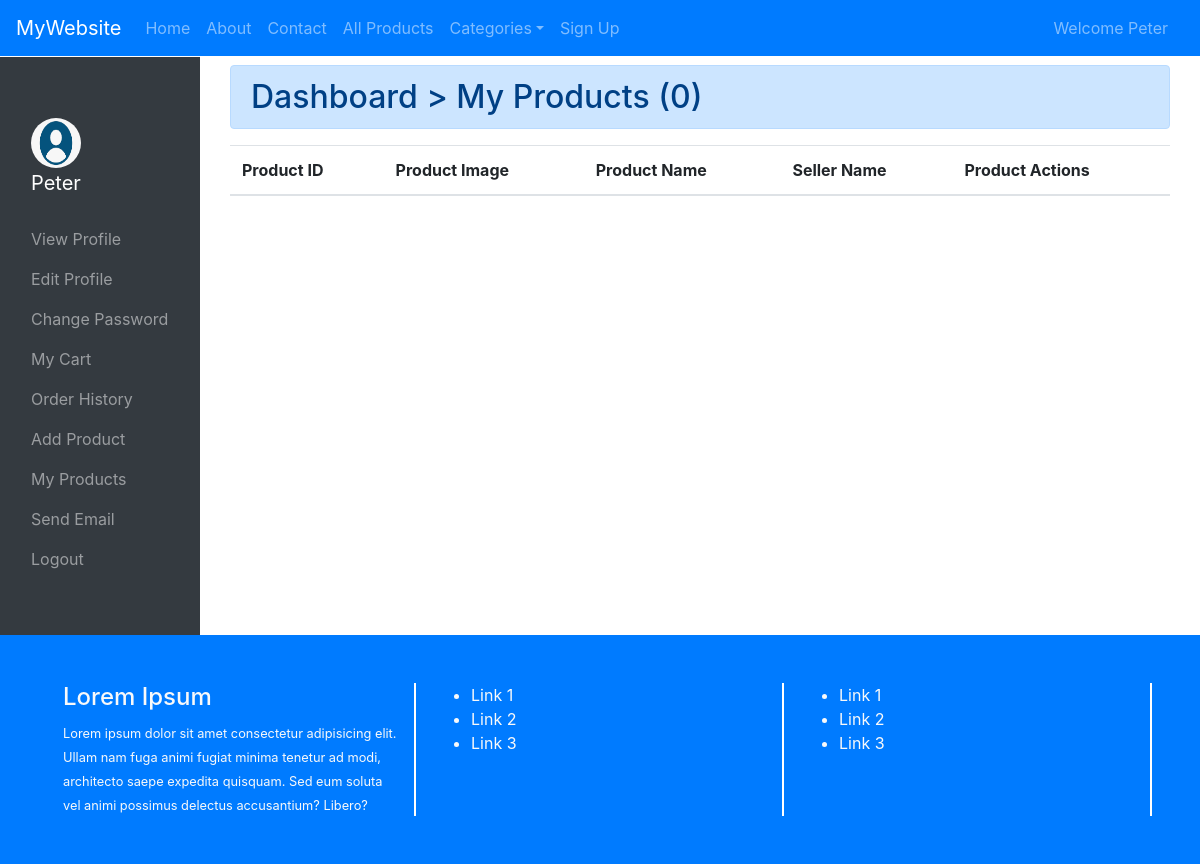
Page /my_products/ (signed in) on the earlier database version.
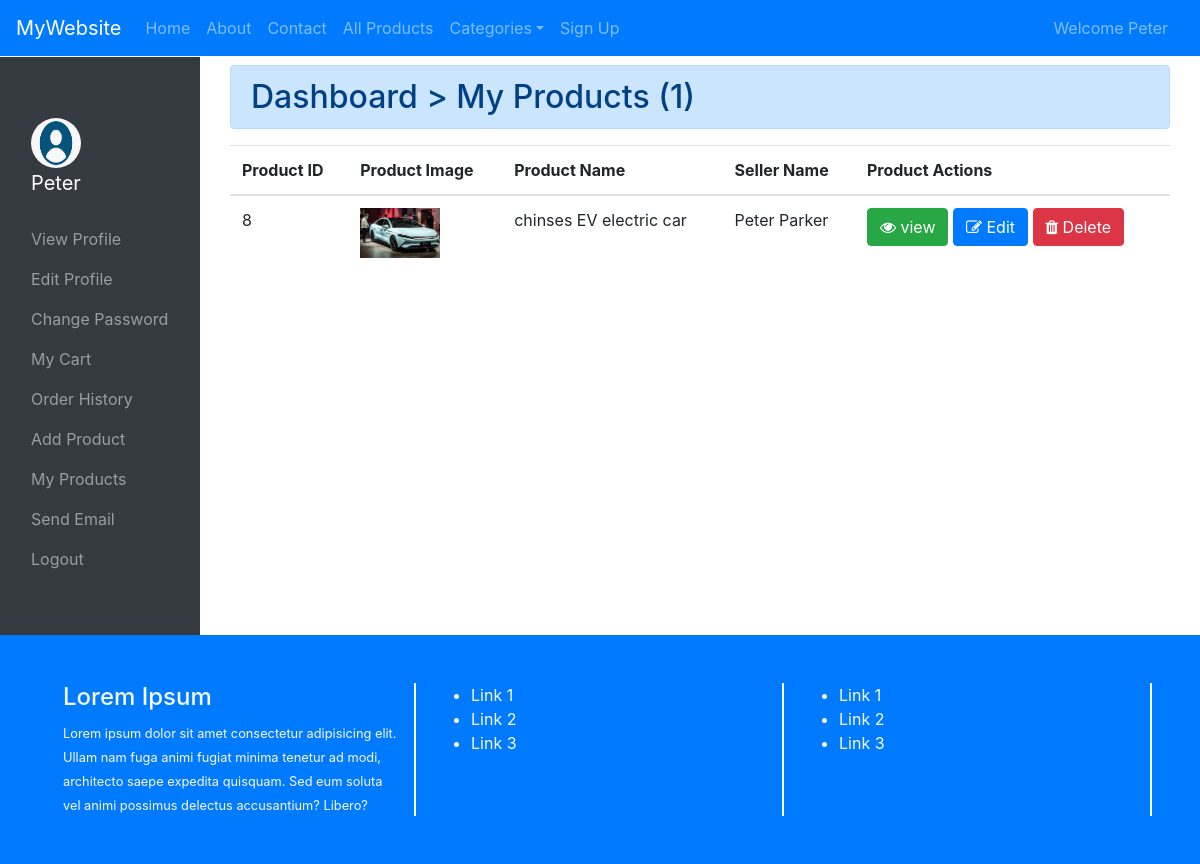
Same page on the later database version.
### secondapp/models.py (models this page shows, shortened)
class add_product(models.Model):
    seller = models.ForeignKey(User,on_delete=models.CASCADE)
    product_name = models.CharField(max_length=250)
    product_category = models.ForeignKey(Category,on_delete = models.CASCADE )
    product_price = models.FloatField()
    sale_price = models.CharField(max_length=200)
    product_image = models.ImageField(upload_to="products/%Y/%m/%d")
    details = models.TextField()

### secondapp/views.py (the view)
# urls.py: path("my_products/",views.my_products,name="my_products"),
def my_products(request):
    context = {}
    ch = register_table.objects.filter(user__id=request.user.id)
    if len(ch)>0:
        data = register_table.objects.get(user__id=request.user.id)
        context["data"] = data
    all = add_product.objects.filter(seller__id=request.user.id).order_by("-id")
    context["products"] = all
    return render(request,"myproducts.html",context)

### template/myproducts.html (shortened to what this page needs)
{% extends "dashboard_base.html" %}
{% block dashboard %}
<div class="container-fluid">
    <div class="row">
        <div class="col-md-12 mt-2">
            <h2 class="alert alert-primary">Dashboard &gt; My Products ({{products|length}})</h2>
            <table class="table">
                <thead>
                    <tr>
                        <th>Product ID</th>
                        <th>Product Image</th>
                        <th>Product Name</th>
                        <th>Seller Name</th>
                        <th>Product Actions</th>
                    </tr>
                </thead>
                <tbody>
                    {% for p in products %}
                        <tr>
                            <td>{{p.id}}</td>
                            <td><img src="/media/{{p.product_image}}" style="height:50px;width:80px;"></td>
                            <td>{{p.product_name}}</td>
                            <td>{{p.seller.first_name}} {{p.seller.last_name}}</td>
                            <td>
                                <button class="btn btn-success" data-toggle="modal" data-target="#m{{p.id}}"><i class="fa fa-eye"></i> view</button>
                                <a href="{% url 'update_product' %}?pid={{p.id}}" class="btn btn-primary"><i class="fa fa-edit"></i> Edit</a>
                                <a href="{% url 'delete_product' %}?pid={{p.id}}" class="btn btn-danger"><i class="fa fa-trash"></i> Delete</a>
                            </td>
                        </tr>
                    {% endfor %}
                </tbody>
            </table>
        </div>
    </div>
</div>
{% endblock %}

### template/dashboard_base.html
{% extends "base.html" %}
{% load static %}
{% block myblock %}
{% if user.is_superuser %}
    <div class="container">
        <div class="row">
            <div class="col-md-12 mt-4">
                <div class="jumbotron">
                    <h1>Sorry Mr./Miss {{user.username}} You are not allowed Here</h1>
                </div>
            </div>
        </div>
    </div>
{% else %}
<div class="container-fluid">
    <div class="row">
        <div class="col-md-2 bg-dark py-5">
            <nav class="navbar navbar-dark">
                <a href="" class="navbar-brand">
                <div class="text-center">
                    {% if data.profile_pic %}
                    <img src="/media/{{data.profile_pic}}" style="height:50px;width:50px;border-radius:50%">
                    {% else %}
                    <img src="{% static 'images/user.png' %}" style="height:50px;width:50px;border-radius:50%">
                    {% endif %}
                </div>
                    <p>{{user.username}}</p>
                </a>
                <ul class="navbar-nav">
                    <li class="nav-item">
                        <a href="{% url 'cust_dashboard'%}" class="nav-link">View Profile</a>
                    </li>
                    <li class="nav-item">
                        <a href="{% url 'edit_profile'%}" class="nav-link">Edit Profile</a>
                    </li>
                    <li class="nav-item">
                        <a href="{% url 'change_password' %}" class="nav-link">Change Password</a>
                    </li>
                    <li class="nav-item">
                        <a href="{% url 'cart' %}" class="nav-link">My Cart</a>
                    </li>
                    <li class="nav-item">
                        <a href="{% url 'order_history' %}" class="nav-link">Order History</a>
                    </li>
                    {% if user.is_staff %}
                    <li class="nav-item">
                        <a href="{% url 'add_product_view' %}" class="nav-link">Add Product</a>
                    </li>
                    <li class="nav-item">
                        <a href="{% url 'my_products' %}" class="nav-link">My Products</a>
                    </li>
                    <li class="nav-item">
                        <a href="{% url 'sendemail' %}" class="nav-link">Send Email</a>
                    </li>
                    {% endif %}
                    <li class="nav-item">
                        <a href="{% url 'user_logout' %}" class="nav-link">Logout</a>
                    </li>
                </ul>
            </nav>
        </div>
        <div class="col-md-10">
            {% block dashboard %}
            {% endblock %}
        </div>
    </div>
</div>
{% endif %}
{% endblock %}

### template/base.html (shortened to what this page needs)
<!DOCTYPE html>
{% load static %}
<html lang="en">
<head>
    <link rel="stylesheet" href="{% static 'bootstrap/css/bootstrap.min.css'%}">
    <link href="https://stackpath.bootstrapcdn.com/font-awesome/4.7.0/css/font-awesome.min.css" rel="stylesheet" >
</head>
<body>
   <div class="container-fluid">
        <div class="row">
            <div class="col-md-12 px-0">
                <nav class="navbar navbar-expand bg-primary navbar-dark">
                    <a href="" class="navbar-brand">MyWebsite</a>
                    <ul class="navbar-nav">
                        <li class="nav-item">
                            <a href="{% url 'index' %}" class="nav-link">Home</a>
                        </li>
                        <li class="nav-item">
                            <a href="{% url 'about'%}" class="nav-link">About</a>
                        </li>
                        <li class="nav-item">
                            <a href="{% url 'contact'%}" class="nav-link">Contact</a>
                        </li>
                        <li class="nav-item">
                            <a href="{% url 'all_products'%}" class="nav-link">All Products</a>
                        </li>
                        <li class="nav-item dropdown">
                            <a href="" class="nav-link dropdown-toggle" data-toggle="dropdown">Categories</a>
                        </li>
                        <li class="nav-item mr-2">
                            <a href="{% url 'reg'%}" class="nav-link">Sign Up</a>
                        </li>
                    </ul>
                    <ul class="navbar-nav ml-auto">
                        {% if user.is_authenticated %}
                        <li class="nav-item mr-2">
                            <a href="{% url 'cust_dashboard' %}" class="nav-link">Welcome {{user.username}}</a>
                        </li>
                        {% endif %}
                    </ul>
                </nav>
            </div>
            <div class="col-md-12">
            </div>
        </div>
        </div>
        {% block myblock %}
        {% endblock %}
        <div class="container-fluid">
        <div class="row bg-primary text-light p-5">
            <div class="col-md-4" style="border-right:2px solid white;">
                <h4>Lorem Ipsum</h4>
                <small>Lorem ipsum dolor sit amet consectetur adipisicing elit. Ullam nam fuga animi fugiat minima tenetur ad modi, architecto saepe expedita quisquam. Sed eum soluta vel animi possimus delectus accusantium? Libero?</small>
            </div>
            <div class="col-md-4" style="border-right:2px solid white;">
                <ul>
                    <li>Link 1</li>
                    <li>Link 2</li>
                    <li>Link 3</li>
                </ul>
            </div>
            <div class="col-md-4" style="border-right:2px solid white;">
                <ul>
                    <li>Link 1</li>
                    <li>Link 2</li>
                    <li>Link 3</li>
                </ul>
            </div>
        </div>
   </div>
</body>
</html>

### template/base.html (style rules this page uses)
img { width:100%; }

Differences in the rows shown:
added add_product: id "8", product_image (picture), product_name "chinses EV electric car", seller.first_name "Peter", seller.last_name "Parker"
Other differences:
{{ products|length }}: "0" → "1"
